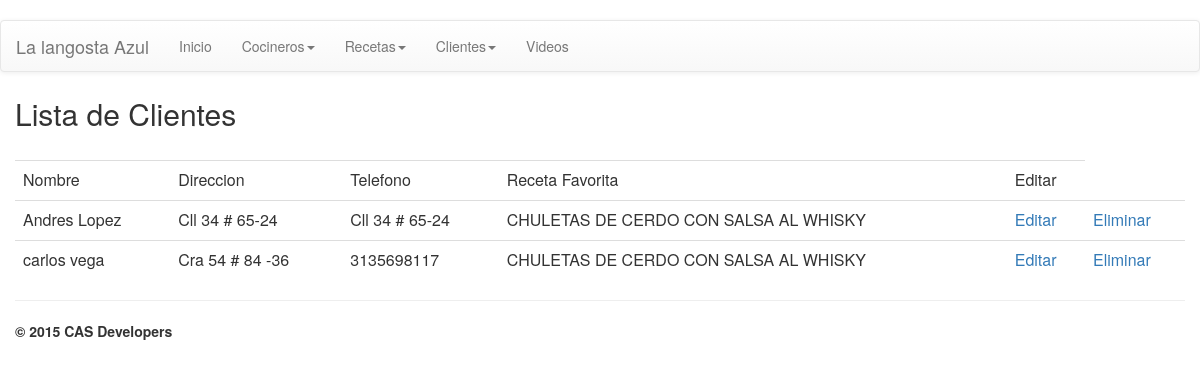
The page /index.php/crudclientes on the database its author committed.
### tables this page shows
CREATE TABLE IF NOT EXISTS `clientes` (
`id` int(11) NOT NULL,
  `nombre` char(100) NOT NULL,
  `direccion` char(100) NOT NULL,
  `telefono` char(20) NOT NULL,
  `id_receta` int(11) DEFAULT NULL
);

### application/controllers/crudclientes.php (called while the page is built, shortened)
<?php if (!defined("BASEPATH")) exit("No puede acceder directamente a este archivo");
class Crudclientes extends CI_Controller {
	public function __construct()
	{
		$this->load->model("clientes_model");
		$this->load->model("recetas_model");
	}
	public function recorrer($arreglo, $valores) {
      foreach ($arreglo as $key => $value) {
        $resultado[(int)$value["id"]] = $value[$valores];
      }
      return $resultado;
    }
	public function index(){
		$clientes = $this->clientes_model->listar();
		$recetas = $this->recorrer($this->recetas_model->listar(),"nombre");
		$this->load->view("templates/header", array(
				"title" => "Lista de Clientes"
			) );
		$this->load->view("clientes/listado", array(
				"clientes" => $clientes, "recetas" => $recetas
			));
		$this->load->view("templates/footer");
	}
}

### index.php (called while the page is built, shortened)
<?php
require_once BASEPATH.'core/CodeIgniter.php';

### application/models/clientes_model.php (called while the page is built, shortened)
<?php if (!defined("BASEPATH")) exit("No puede acceder directamente a este archivo");
class clientes_model extends CI_Model {
  public function listar(){
    $this->db->select("id, nombre, direccion, telefono, id_receta");
    $this->db->order_by("nombre ASC");
    $this->db->from("clientes");
    $retorno = $this->db->get();
    return $retorno->result_array();
  }
}

### application/models/recetas_model.php (called while the page is built, shortened)
<?php if (!defined("BASEPATH")) exit("No puede acceder directamente a este archivo");
class recetas_model extends CI_Model {
  public function listar(){
    $this->db->select("id, nombre, indicaciones, id_cocinero");
    $this->db->order_by("nombre ASC");
    $this->db->from("recetas");
    $retorno = $this->db->get();
    return $retorno->result_array();
  }
}

### application/views/clientes/listado.php (the view, shortened to what this page needs)
<br><table class="table table-hover">
	<tr>
		<td>Nombre</td>
		<td>Direccion</td>
		<td>Telefono</td>
     <td>Receta Favorita</td>
		<td>Editar</td>
	</tr>
	<?php foreach($clientes as $fila){ ?>
	<tr>
       <td><?php echo $fila["nombre"]; ?></td>
       <td><?php echo $fila["direccion"]; ?></td>
       <td><?php echo $fila["telefono"]; ?></td>
       <td><?php echo $recetas[$fila["id_receta"]];?></td>
       <td><?php echo anchor("crudclientes/editar/".$fila["id"], 'Editar', 'title="Editar Cliente"'); ?></td>
       <td><?php echo anchor("crudclientes/eliminar/".$fila["id"], 'Eliminar'); ?></td>
   </tr>
   <?php } ?>
   </table>

### application/views/templates/header.php (shortened to what this page needs)
<html>
<head>
		<link rel="stylesheet" href="<?php echo base_url('css/bootstrap.min.css');?>">
		<link rel="stylesheet" href="<?php echo base_url('css/bootstrap-theme.min.css');?>">
</head>
<header>
	<div class="container-fluid">
		<div class="row">
		<nav class="navbar navbar-default">
				<div class="navbar-header">
					<a class="navbar-brand" href="#">La langosta Azul</a>
				</div>
				<div id="navbar" class="navbar-collapse collapse">
					<ul class="nav navbar-nav">
						<li ><a href="<?php echo base_url('index.php/welcome');?>">Inicio</a></li>
						<li><a class="dropdown-toggle" data-toggle="dropdown" role="button"
										aria-haspopup="true" aria-expanded="false">Cocineros<span class="caret"></span></a>
					</li>
						<li><a class="dropdown-toggle" data-toggle="dropdown" role="button"
										aria-haspopup="true" aria-expanded="false">Recetas<span class="caret"></span></a>
						</li>
						<li><a class="dropdown-toggle" data-toggle="dropdown" role="button"
										aria-haspopup="true" aria-expanded="false">Clientes<span class="caret"></span></a>
						</li>
						<li><a href="<?php echo base_url('index.php/welcome/video');?>">Videos</a></li>
					</ul>
				</div>
		</nav>
</header>
<body>
	<div class="container-fluid" >
		<h2><?php echo $title; ?> </h2>

### application/views/templates/footer.php (shortened to what this page needs)
<hr><div id="pie" class="">
  <strong > &copy; 2015 CAS Developers </strong>
</div>
</div>
</body>
</html>

### application/views/templates/header.php (style rules this page uses)
body { padding-top: 20px; padding-bottom: 20px; }
.navbar { margin-bottom: 5px; }
#pie { clear: both; }

### rows shown on the page
clientes: nombre "Andres Lopez", direccion "Cll 34 # 65-24", telefono "Cll 34 # 65-24", id_receta "CHULETAS DE CERDO CON SALSA AL WHISKY", id "Editar", id "Eliminar"
clientes: nombre "carlos vega", direccion "Cra 54 # 84 -36", telefono "3135698117", id_receta "CHULETAS DE CERDO CON SALSA AL WHISKY", id "Editar", id "Eliminar"

### other values the page prints
$title "Lista de Clientes"
